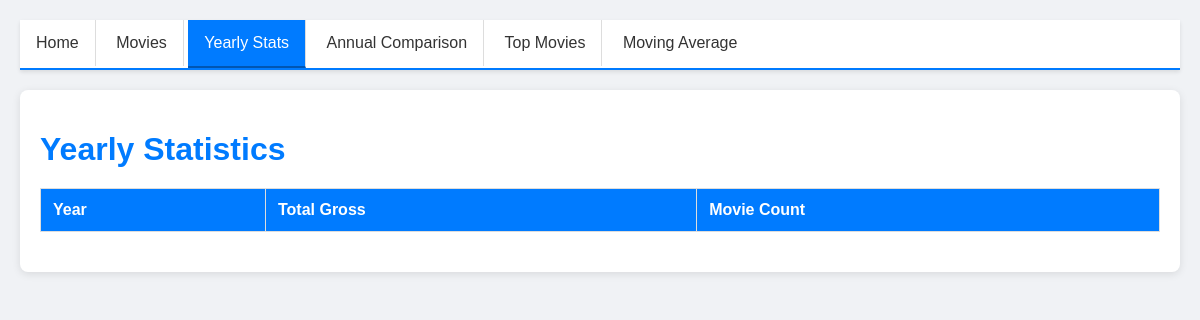
The app's page /stats, older data.
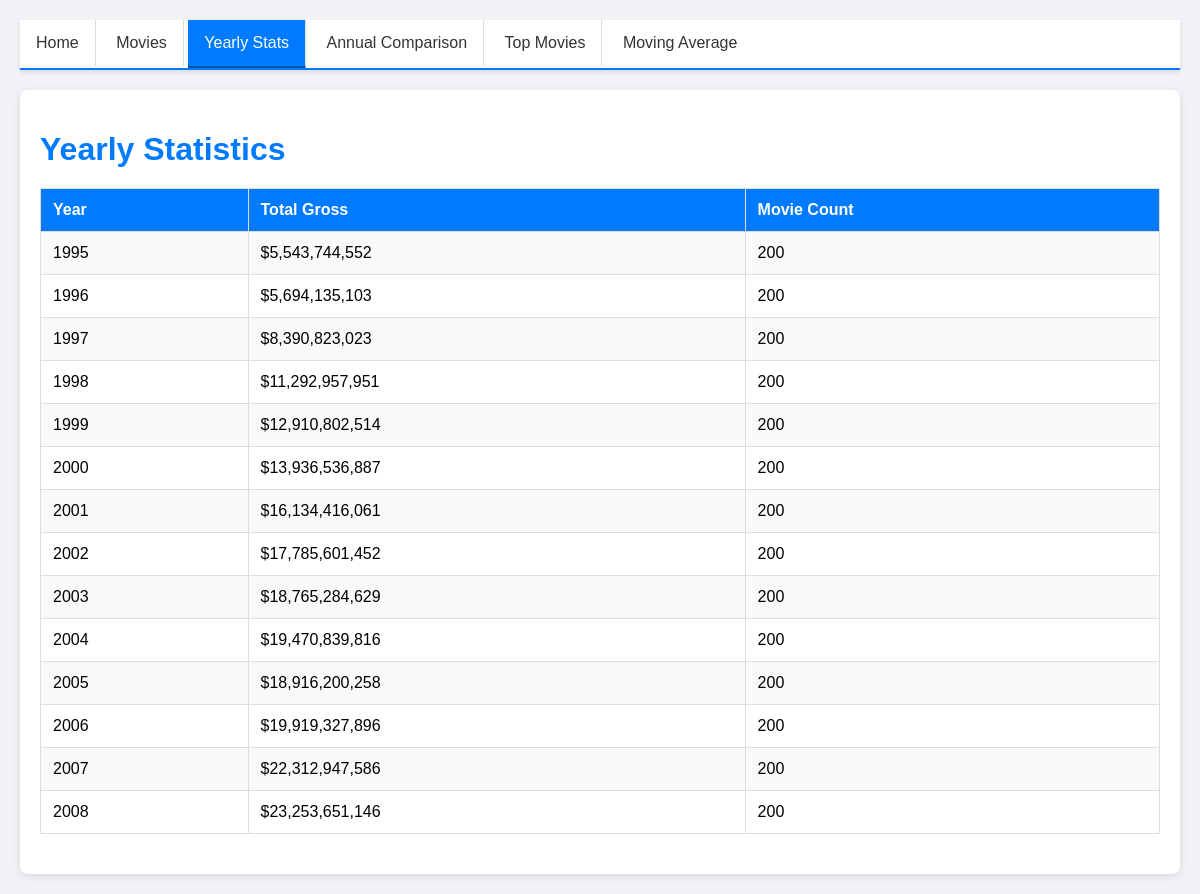
The same page, newer data.
### models.py (models this page shows)
class YearlyStats(db.Model):
    id = db.Column(db.Integer, primary_key=True)
    year = db.Column(db.Integer, unique=True, nullable=False)
    total_gross = db.Column(db.Integer, nullable=False)
    movie_count = db.Column(db.Integer, nullable=False)

### app.py (the view)
@app.route('/stats')
def stats():
    try:
        stats = YearlyStats.query.order_by(YearlyStats.year).all()
        return render_template('stats.html', stats=stats)
    except Exception as e:
        return render_template('error.html', error=str(e))

### app.py (called while the page is built)
def intcomma(value):
    return "{:,}".format(value)

### templates/stats.html (shortened to what this page needs)
<!DOCTYPE html>
<html lang="en">
<head>
</head>
<body>
{% extends 'base.html' %}
{% block content %}
    <h1>Yearly Statistics</h1>
    <table>
        <tr>
            <th>Year</th>
            <th>Total Gross</th>
            <th>Movie Count</th>
        </tr>
        {% for stat in stats %}
        <tr>
            <td>{{ stat.year }}</td>
            <td>${{ stat.total_gross | intcomma }}</td>
            <td>{{ stat.movie_count }}</td>
        </tr>
        {% endfor %}
    </table>
{% endblock %}

### templates/base.html (shortened to what this page needs)
<!DOCTYPE html>
<html>
<head>
    <link rel="stylesheet" href="{{ url_for('static', filename='style.css') }}">
</head>
<body>
    <div class="tab-nav">
        <a href="{{ url_for('index') }}" class="{% if request.endpoint == 'index' %}active{% endif %}">Home</a>
        <a href="{{ url_for('movie_list') }}" class="{% if request.endpoint == 'movie_list' %}active{% endif %}">Movies</a>
        <a href="{{ url_for('stats') }}" class="{% if request.endpoint == 'stats' %}active{% endif %}">Yearly Stats</a>
        <a href="{{ url_for('annual_comparison') }}" class="{% if request.endpoint == 'annual_comparison' %}active{% endif %}">Annual Comparison</a>
        <a href="{{ url_for('top_movies') }}" class="{% if request.endpoint == 'top_movies' %}active{% endif %}">Top Movies</a>
        <a href="{{ url_for('moving_average') }}" class="{% if request.endpoint == 'moving_average' %}active{% endif %}">Moving Average</a>
    </div>
    <div class="container">
        {% block content %}{% endblock %}
    </div>
</body>
</html>

### static/style.css (style rules this page uses)
body { font-family: Arial, sans-serif; margin: 0; padding: 20px; }
table { border-collapse: collapse; width: 100%; }
th, td { border: 1px solid #ddd; padding: 8px; text-align: left; }
th { background-color: #f2f2f2; }

### templates/base.html (style rules this page uses)
body { font-family: Arial, sans-serif; margin: 0; padding: 20px; background-color: #f0f2f5; }
.tab-nav { overflow: hidden; border-bottom: 2px solid #007bff; background-color: #fff; margin-bottom: 20px; box-shadow: 0 2px 4px rgba(0,0,0,0.1); }
.tab-nav a { display: inline-block; color: #333; text-align: center; padding: 14px 16px; text-decoration: none; font-size: 16px; transition: 0.3s; border-right: 1px solid #ddd; }
.tab-nav a.active { background-color: #007bff; color: #fff; border-bottom: 2px solid #0056b3; }
.tab-nav a:last-child { border-right: none; }
.container { max-width: 1200px; margin: 0 auto; background-color: #fff; padding: 20px; border-radius: 8px; box-shadow: 0 2px 8px rgba(0,0,0,0.1); }
h1 { color: #007bff; margin-bottom: 20px; }
table { width: 100%; border-collapse: collapse; margin-bottom: 20px; background-color: #fff; }
th, td { padding: 12px; text-align: left; border: 1px solid #ddd; }
th { background-color: #007bff; color: #fff; }
tr:nth-child(even) { background-color: #f8f9fa; }

Row changes from the older to the newer data that the page shows:
added YearlyStats: year "1995", total_gross "5,543,744,552", movie_count "200"
added YearlyStats: year "1996", total_gross "5,694,135,103", movie_count "200"
added YearlyStats: year "1997", total_gross "8,390,823,023", movie_count "200"
added YearlyStats: year "1998", total_gross "11,292,957,951", movie_count "200"
added YearlyStats: year "1999", total_gross "12,910,802,514", movie_count "200"
added YearlyStats: year "2000", total_gross "13,936,536,887", movie_count "200"
added YearlyStats: year "2001", total_gross "16,134,416,061", movie_count "200"
added YearlyStats: year "2002", total_gross "17,785,601,452", movie_count "200"
added YearlyStats: year "2003", total_gross "18,765,284,629", movie_count "200"
added YearlyStats: year "2004", total_gross "19,470,839,816", movie_count "200"
added YearlyStats: year "2005", total_gross "18,916,200,258", movie_count "200"
added YearlyStats: year "2006", total_gross "19,919,327,896", movie_count "200"
added YearlyStats: year "2007", total_gross "22,312,947,586", movie_count "200"
added YearlyStats: year "2008", total_gross "23,253,651,146", movie_count "200"
